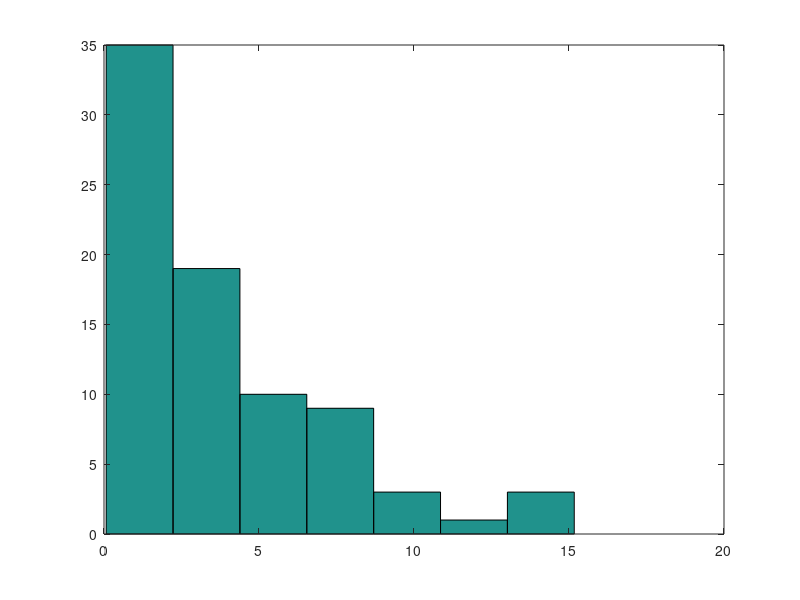

Here is the MATLAB script that generated this plot: (Note: this script raises an error after producing the figure.)
function ex1 ()
    
    X = [3.95 6.48 2.86 4.32 0.20 0.12 0.33 11.77 1.22 5.25 3.44 2.41 0.24 3.49 0.07 4.8 0.07 1.42 1.62 2.47 1.44 1.62 6.9 0.12 8.22 0.45 7.06 13.69 2.31 0.5 1.61 6.63 3.99 3.10 0.75 0.07 7.42 0.62 1.76 3.91 6.62 3.39 2.92 8.46 2.11 5.95 3.82 2.16 5.52 4.95 1.93 5.31 0.77 0.07 1.26 4.27 2.15 8.91 0.39 0.51 0.8 0.24 5.38 2.08 15.17 3.42 4.65 7.29 6.89 3.44 9.45 2.05 3.01 1.45 1.43 1.79 13.57 10.71 4.56 2.53]; % 1-esbol az adatok ide
    n = length(X);
    k = round(1 + log2(n));
    alpha = 0.01;
    hist(X,k);
    
    
    lambda = 1 / mean(X);
    N = hist(X,k)
    xmin = min(X);
    xmax = max(X);
    x = linspace(xmin,xmax,k + 1)
    index = 1:k
    p0 = ContinuousCDF(x(index + 1),'exponential',lambda) - ContinuousCDF(x(index),'exponential',lambda)
    chi2Value = sum(((N - n .* p0) .^ 2 ) ./ (n .* p0))
    chi2Quantile = chi2inv(1 - alpha, k - 1 - 1)
    H = ~(chi2Value < chi2Quantile);
    
    if(~H)
        disp('Exponential');
    else
        disp('Not exponential');
    end
end